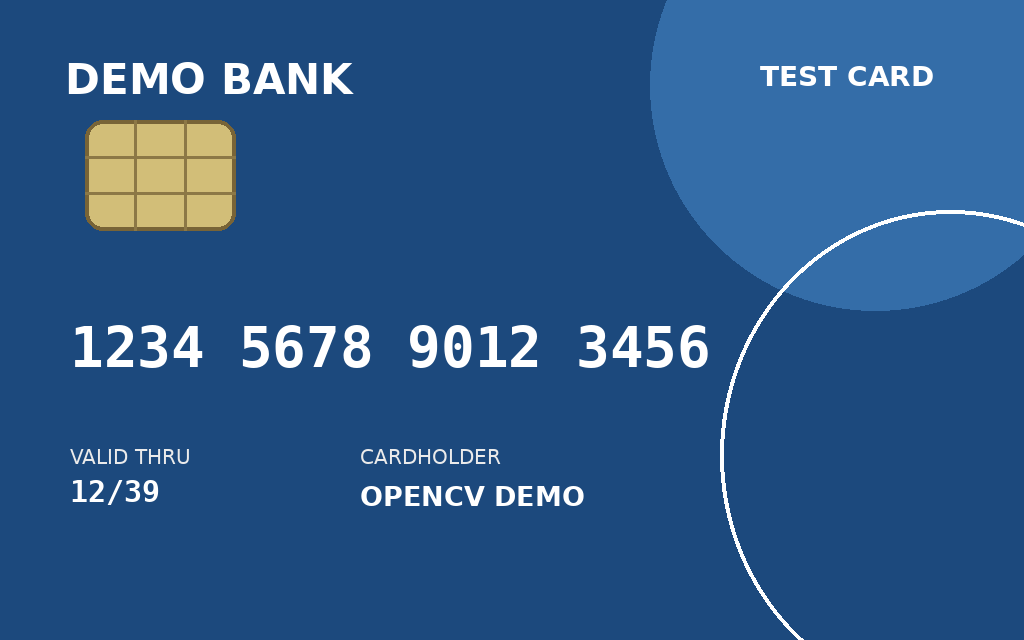
#> input picture images/card_template_matching/card_01_clean.png, 1024 x 640 px
$ python card_template_matching.py images/card_template_matching/card_01_clean.png
#> lines starting #> are read from the running program, lines starting #| are printed output that depends on the picture; after the words box and inside, x2 and y2 are one past the last pixel; in counts of white or black regions, pixels touching at a corner belong together
### result_utils.py
from pathlib import Path

import cv2
import matplotlib.pyplot as plt


def save_result_grid(output_path, panels, columns=2):
    """将多个 OpenCV 或灰度图结果保存为可嵌入 Markdown 的拼图。"""
    output_path = Path(output_path)
    output_path.parent.mkdir(parents=True, exist_ok=True)

    rows = (len(panels) + columns - 1) // columns
    figure, axes = plt.subplots(rows, columns, figsize=(12, 4 * rows))
    axes = axes.ravel() if hasattr(axes, "ravel") else [axes]

    for axis, (image, title) in zip(axes, panels):
        if image.ndim == 2:
            axis.imshow(image, cmap="gray", vmin=0, vmax=255)
        else:
            axis.imshow(cv2.cvtColor(image, cv2.COLOR_BGR2RGB))

        axis.set_title(title)
        axis.axis("off")

    for axis in axes[len(panels):]:
        axis.axis("off")

    figure.tight_layout()
    figure.savefig(output_path, dpi=150, bbox_inches="tight")
    plt.close(figure)

    print(f"Saved result: {output_path}")

### card_template_matching.py
import sys

import cv2
import numpy as np

from result_utils import save_result_grid


# 卡号 ROI 在 card_01_clean.png 中的手动坐标
NUMBER_LEFT = 70
NUMBER_TOP = 315
NUMBER_RIGHT = 710
NUMBER_BOTTOM = 375

# 数字 1 模板在 number_roi 中的手动坐标
TEMPLATE_LEFT = 0
TEMPLATE_TOP = 0
TEMPLATE_RIGHT = 35
TEMPLATE_BOTTOM = 60

# 归一化相关系数达到该值时，认为是数字 1 的候选位置
MATCH_THRESHOLD = 0.90


image = cv2.imread("images/card_template_matching/card_01_clean.png")
#> image is the input picture: shape (640, 1024, 3); mean B, G, R 135.6, 87.2, 43.6

if image is None:
    print("Image read failed")
    raise SystemExit

# 裁出整行卡号，减少银行名称、芯片和持卡人文字的干扰
number_roi = image[
    NUMBER_TOP:NUMBER_BOTTOM,
    NUMBER_LEFT:NUMBER_RIGHT,
]
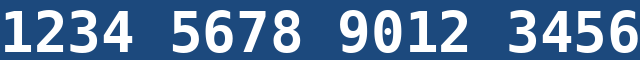
#> number_roi: shape (60, 640, 3); mean B, G, R 158.1, 119.3, 85.8

# 从卡号 ROI 左侧的第一个数字 1 裁出模板
one_template = number_roi[
    TEMPLATE_TOP:TEMPLATE_BOTTOM,
    TEMPLATE_LEFT:TEMPLATE_RIGHT,
]
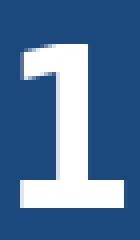
#> one_template: shape (60, 35, 3) (shown 4 times larger); mean B, G, R 156.4, 116.9, 82.8

# 转为灰度图后进行模板匹配，先专注于亮度结构
roi_gray = cv2.cvtColor(number_roi, cv2.COLOR_BGR2GRAY)
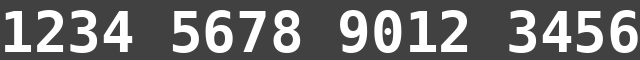
#> roi_gray: shape (60, 640); min 65, max 255, mean 113.4
template_gray = cv2.cvtColor(one_template, cv2.COLOR_BGR2GRAY)
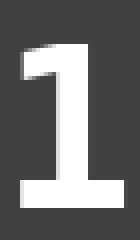
#> template_gray: shape (60, 35) (shown 4 times larger); min 65, max 255, mean 110.9

# 计算模板在 ROI 每个可能位置的归一化相关系数
score_map = cv2.matchTemplate(
    roi_gray,
    template_gray,
    cv2.TM_CCOEFF_NORMED,
)

# 找出相似度大于等于阈值的全部候选位置
y_positions, x_positions = np.where(score_map >= MATCH_THRESHOLD)
#> y_positions = [0, 0, 0, 0, 0]; x_positions = [0, 1, 404, 405, 406]

# 在原图副本上绘制候选模板的位置
result = image.copy()
template_height, template_width = template_gray.shape
#> template_height = 60; template_width = 35

for x, y in zip(x_positions, y_positions):
    left = x + NUMBER_LEFT
    top = y + NUMBER_TOP
    right = left + template_width
    bottom = top + template_height

    cv2.rectangle(
        result,
        (left, top),
        (right, bottom),
        (0, 255, 0),
        2,
    )
#> this loop made 5 passes
#> (x, left, right) on passes 1 to 5: (0, 70, 105), (1, 71, 106), (404, 474, 509), (405, 475, 510), (406, 476, 511)
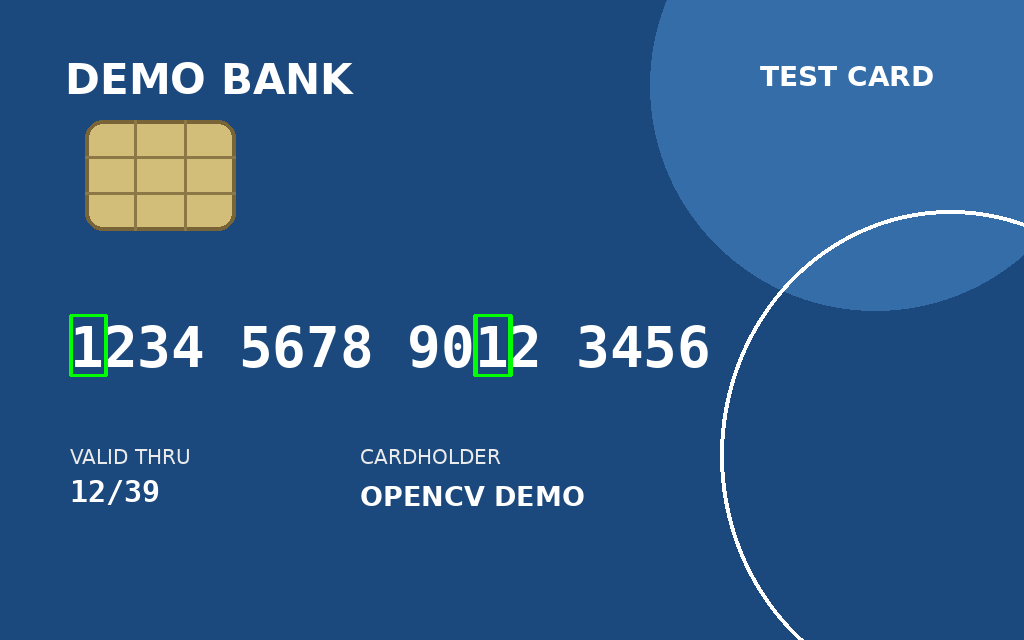
#> result: shape (640, 1024, 3); 0.23% of pixels changed, all inside (x1, y1, x2, y2) = (69, 314, 513, 377)

print(f"Match count before duplicate removal: {len(x_positions)}")
#| Match count before duplicate removal: 5

save_result_grid(
    "docs/results/card_template_matching.jpg",
    [
        (number_roi, "Number ROI"),
        (one_template, "Digit Template - One"),
        (result, "Template Matching Result"),
    ],
    columns=2,
)
#> in save_result_grid, `figure.savefig(output_path, dpi=150, bbox_inches="tight")`:
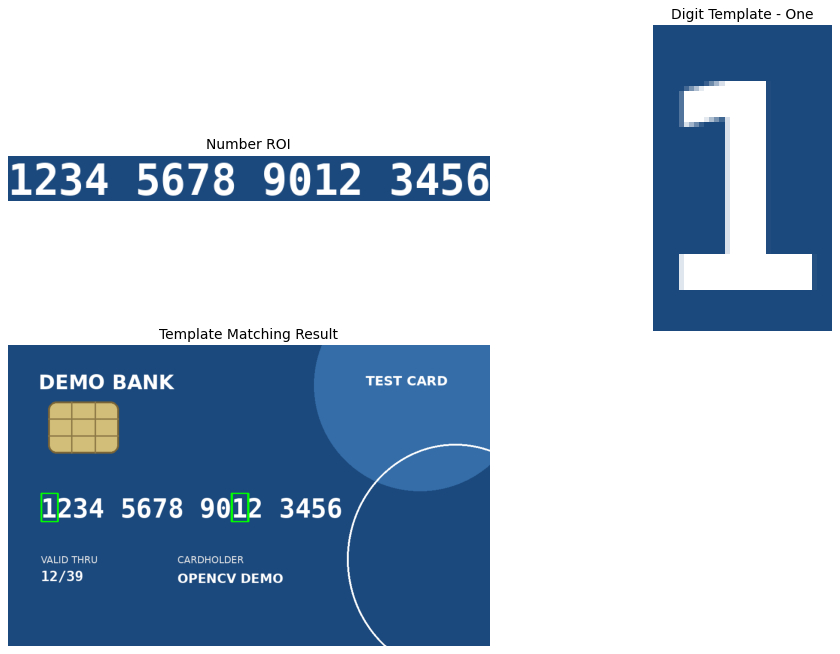
#> figure drawn by matplotlib, 3 panels

if "--save-only" not in sys.argv:
    cv2.imshow("Number ROI", number_roi)
    cv2.imshow("Digit Template - One", one_template)
    cv2.imshow("Template Matching Result", result)
    cv2.waitKey(0)
    cv2.destroyAllWindows()

$ run again, with images/card_template_matching/card_04_uneven_light.png copied over images/card_template_matching/card_01_clean.png
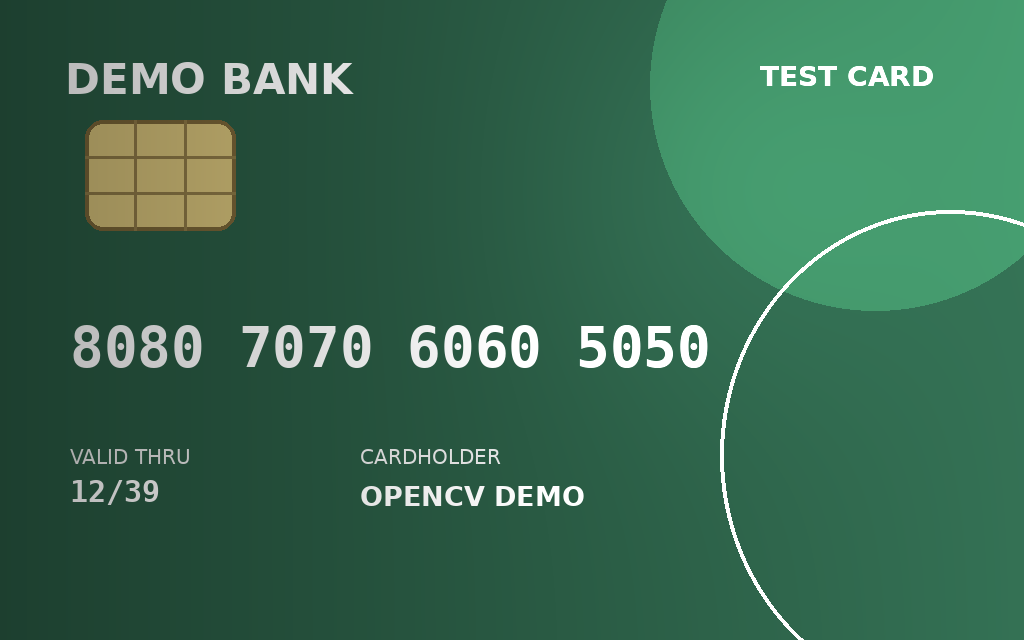
#> input picture images/card_template_matching/card_04_uneven_light.png, 1024 x 640 px
#> image is the input picture: shape (640, 1024, 3); mean B, G, R 78.4, 104, 54.1
#> y_positions = [0, 0, 0, 0, 0]; x_positions = [0, 1, 66, 67, 68]
#> the loop `for x, y in zip(x_positions, y_positions):` made 5 passes
#> (x, left, right) on passes 1 to 5: (0, 70, 105), (1, 71, 106), (66, 136, 171), (67, 137, 172), (68, 138, 173)
#> after the loop `for x, y in zip(x_positions, y_positions):`:
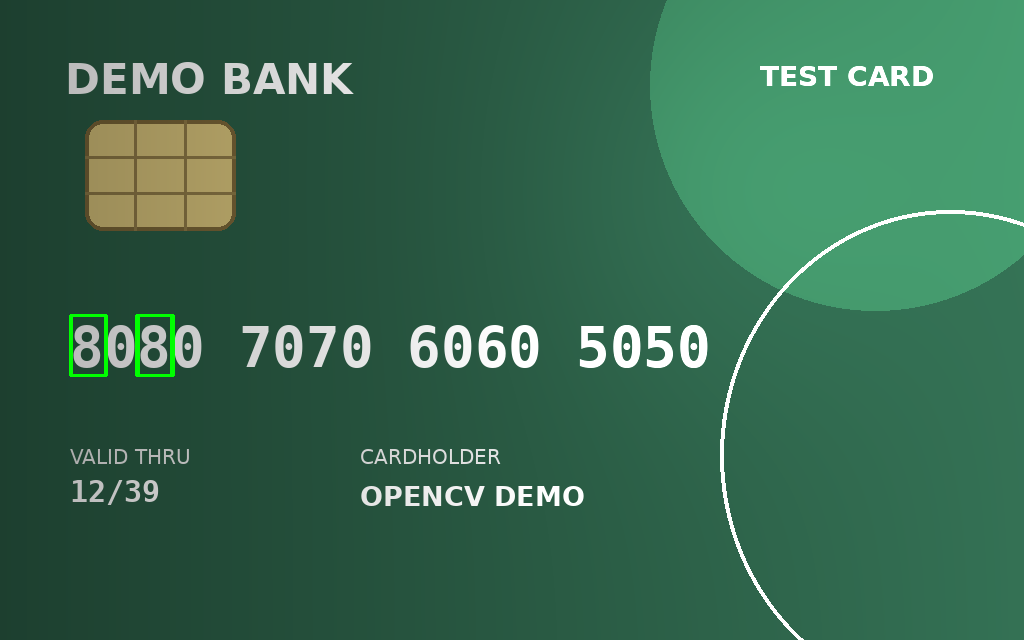
#> result: shape (640, 1024, 3); 0.23% of pixels changed, all inside (x1, y1, x2, y2) = (69, 314, 175, 377)
#| Match count before duplicate removal: 5
#> in save_result_grid, `figure.savefig(output_path, dpi=150, bbox_inches="tight")`:
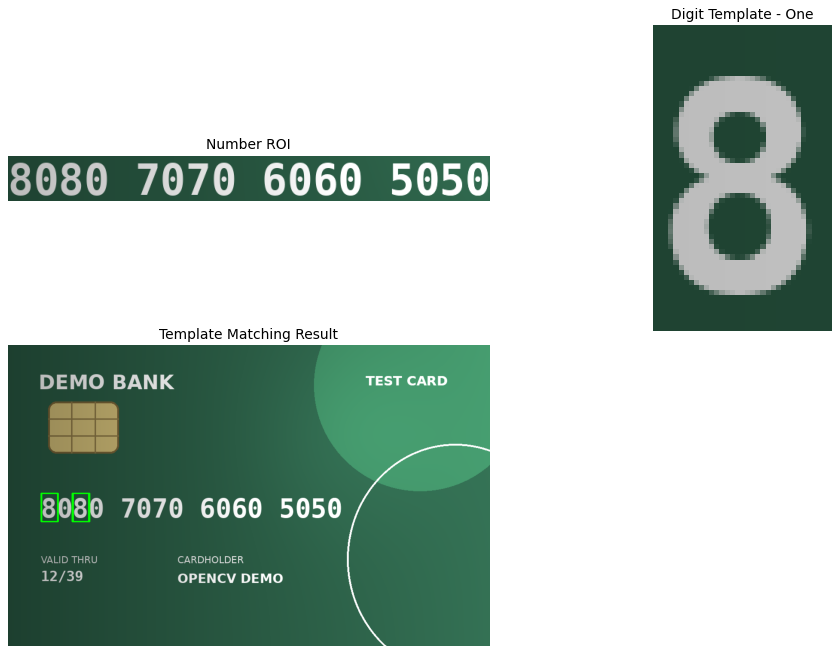
#> figure drawn by matplotlib, 3 panels

$ run again, with images/card_template_matching/card_05_rotated.png copied over images/card_template_matching/card_01_clean.png
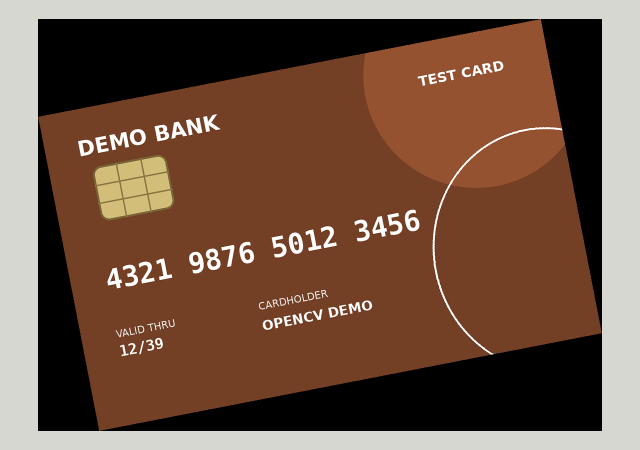
#> input picture images/card_template_matching/card_05_rotated.png, 1280 x 900 px (shown at 1/2 size)
#> image is the input picture: shape (900, 1280, 3); mean B, G, R 67.7, 84.3, 113.6
#> y_positions = [0]
#> the loop `for x, y in zip(x_positions, y_positions):` made 1 pass
#> (x, y, left, top, right, bottom) on pass 1: (0, 0, 70, 315, 105, 375)
#> after the loop `for x, y in zip(x_positions, y_positions):`:
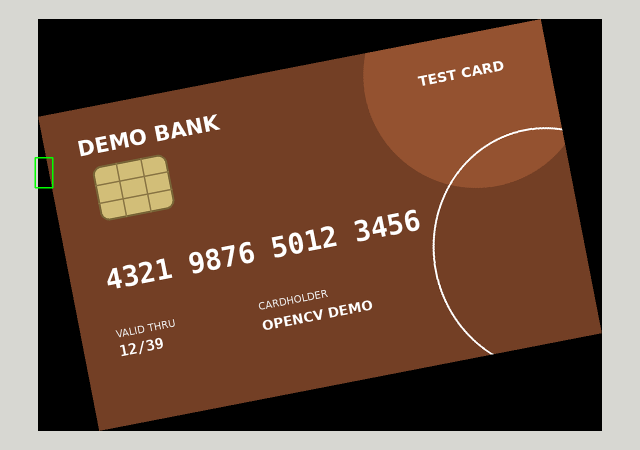
#> result: shape (900, 1280, 3) (shown at 1/2 size); 0.05% of pixels changed, all inside (x1, y1, x2, y2) = (69, 314, 107, 377)
#| Match count before duplicate removal: 1
#> in save_result_grid, `figure.savefig(output_path, dpi=150, bbox_inches="tight")`:
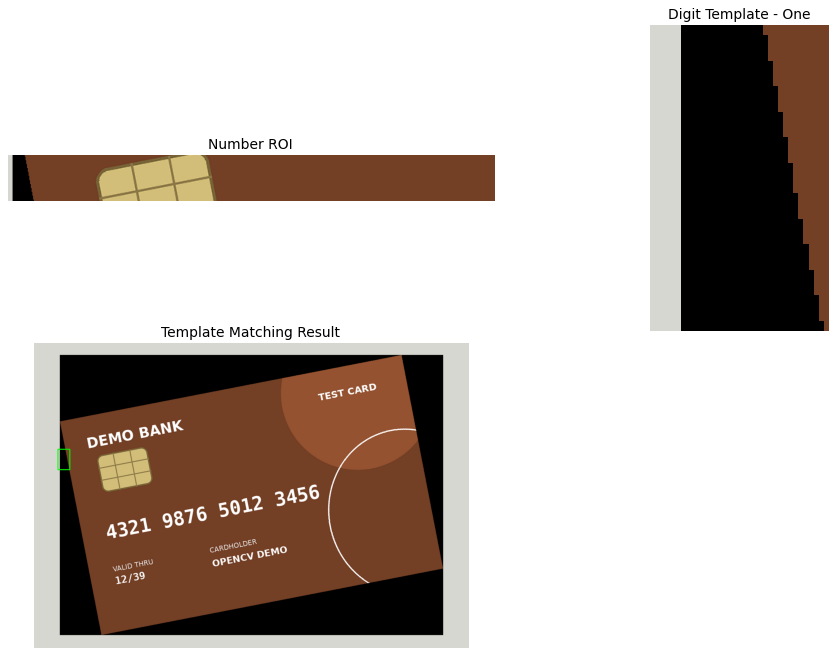
#> figure drawn by matplotlib, 3 panels
